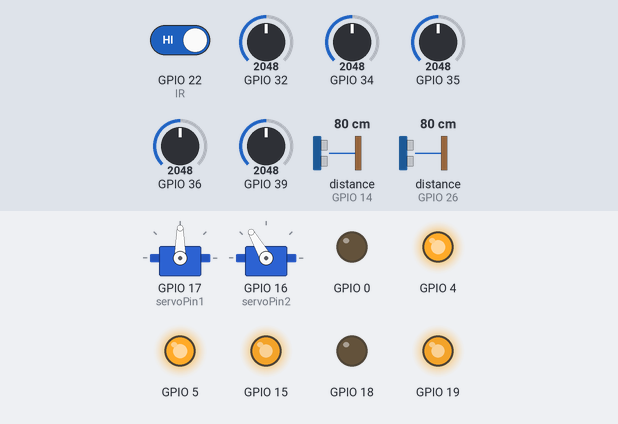
The sketch below on a simulated ESP32. On the bench: 2 × servo, output pins drawn as LEDs (lit = HIGH). Wiring (inferred from the names in the program): 2 × ultrasonic range finder: trigger GPIO 25, echo GPIO 26 / trigger GPIO 27, echo GPIO 14. Dashed ring = blinking. The test bench sets the inputs (shaded band); at power-on: GPIO 22 (IR) HIGH, distance to the obstacle (sensors on GPIO 26, GPIO 14) 80 cm, GPIO 32 = 2048, GPIO 34 = 2048, GPIO 35 = 2048, GPIO 36 = 2048, GPIO 39 = 2048. The echo pulse lasts 58.3 µs per cm; pins used as bus, display or sensor lines are not drawn.

Above: at 5.7 s.
5.8 s: GPIO 22 (IR) driven LOW
At 6.3 s:
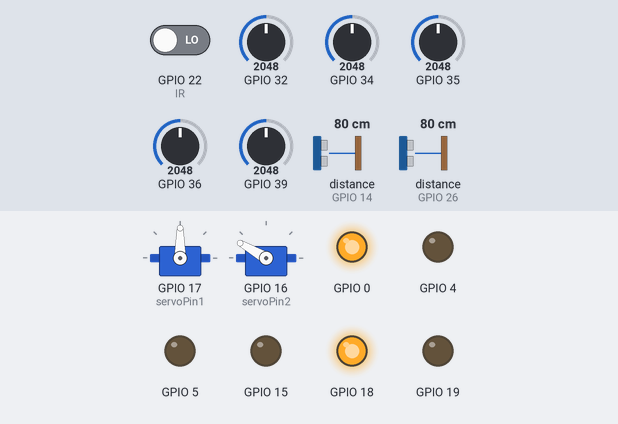
8.8 s: GPIO 22 (IR) driven HIGH
At 9.6 s:
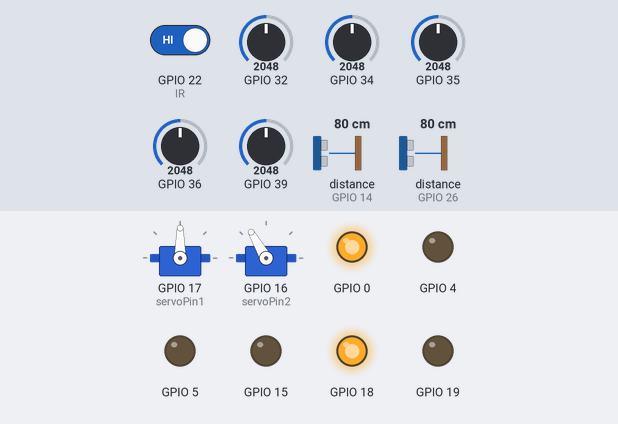
11.3 s: distance to the obstacle (sensor on GPIO 26) set to 43 cm
12.8 s: distance to the obstacle (sensor on GPIO 26) set to 38 cm
At 12.86 s:
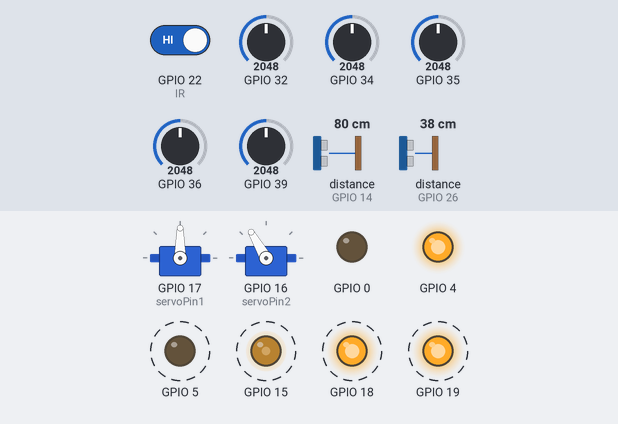
15.8 s: distance to the obstacle (sensor on GPIO 26) set to 32 cm
18.8 s: distance to the obstacle (sensor on GPIO 26) set to 27 cm
At 19.11 s:
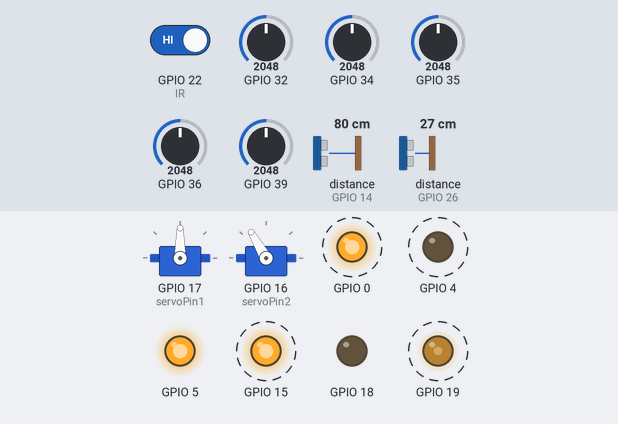
Timing chart, 0 to 22.8 s (numbered marks = the images above; inputs shaded):
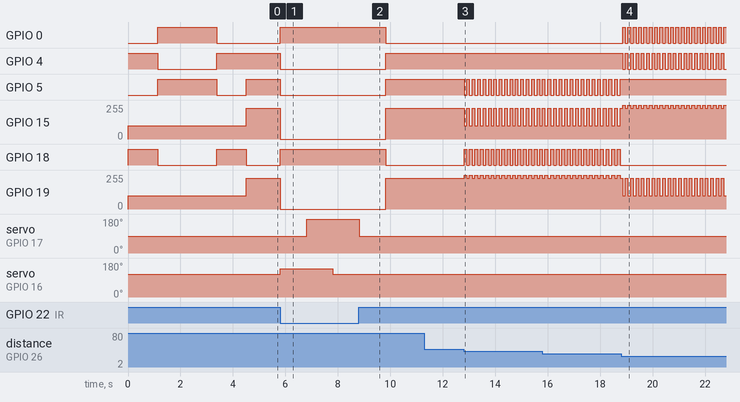

Measured:
- the behaviour switches between 41 and 40 cm on distance to the obstacle (sensor on GPIO 26) (found by bisection; images 2 and 3)
- the behaviour switches between 31 and 30 cm on distance to the obstacle (sensor on GPIO 26) (found by bisection; images 3 and 4)
- after the input at 5.8 s, GPIO 0, GPIO 18: LOW → HIGH at once; GPIO 4, GPIO 5: HIGH → LOW at once; GPIO 15, GPIO 19: 229/255 → 0/255 at once; servo on GPIO 17 (servoPin1): 90° → 180° after 1.0 s; servo on GPIO 16 (servoPin2): 120° → 150° at once, → 120° 2.0 s later
- after the input at 8.8 s, GPIO 0, GPIO 18: HIGH → LOW after 1.0 s; GPIO 4, GPIO 5: LOW → HIGH after 1.0 s; GPIO 15, GPIO 19: 0/255 → 229/255 after 1.0 s; servo on GPIO 17 (servoPin1): goes on until 8.8 s, then stays 90°; servo on GPIO 16 (servoPin2): stays 120° (without the input it goes to 150° after 1.0 s)
- after the input at 11.3 s, every drawn part: stays the same
- after the input at 12.8 s, GPIO 5: alternates HIGH for 0.10 s and LOW for 0.11 s, starting at once; GPIO 15: alternates 229/255 for 0.10 s and 100/255 for 0.11 s, starting at once; GPIO 18: alternates HIGH for 0.11 s and LOW for 0.10 s, starting at once; GPIO 19: alternates 255/255 for 0.11 s and 229/255 for 0.10 s, starting at once
- after the input at 18.8 s, GPIO 0: alternates HIGH for 0.11 s and LOW for 0.09 s, starting after 0.06 s; GPIO 4: alternates HIGH for 0.09 s and LOW for 0.11 s, starting after 0.06 s; GPIO 5: stops changing and stays HIGH; GPIO 18: stops changing and stays LOW

The sketch:

organized_code.ino
```cpp
#include <QTRSensors.h>
#include <Wire.h>
#include <Adafruit_VL6180X.h>
#include <ESP32Servo.h>

// QTR Sensors
QTRSensors qtr;
const uint8_t SensorCount = 5;
uint16_t sensorValues[SensorCount];

// Servo Motors
Servo servo1, servo2;
const int servoPin1 = 17;
const int servoPin2 = 16;
const int servoDefault1 = 90;
const int servoDefault2 = 120;

// Ultrasonic Sensor Pins
#define TRIG1_PIN 25
#define ECHO1_PIN 26
#define TRIG2_PIN 27
#define ECHO2_PIN 14

// IR Sensors
const int frontIR = 33;
const int IR = 22;

// Motor Configuration
struct MotorPins {
  int in1, in2, enable;
  int pwmChannel;
};
MotorPins motorA = {4, 0, 15, 0};
MotorPins motorB = {5, 18, 19, 1};
const int freq = 500;
const int resolution = 8;

// PID Parameters
const int Kp = 10;
const int Kd = 40;
const int BaseSpeed = 230;
const int MaxSpeed = 255;

// State Variables
bool isActionActiveLeft = false;
bool isBoxPicked = false;
unsigned long actionStartTime = 0;
const unsigned long actionDurationLeftTurn = 1000;
bool isTurning = false;
bool goStraight = false;
bool boxCompleted = false;

// Timing Constants
const unsigned long turnDelay = 100;
const unsigned long turnHoldTime = 100;
const unsigned long straightHoldTime = 100;
unsigned long previousMillis = 0;
unsigned long turnStartMillis = 0;
unsigned long straightStartMillis = 0;

// Target distance to maintain from the left wall
const int targetDistance = 100;  // in mm
int lastError = 0;
int lastErrorMaze = 0;

void setup() {
  Serial.begin(115200);
  setupServos();
  setupMotors();
  setupUltrasonicSensors();
  setupQTRSensor();
  setupIRSensors();
  calibrateQTRSensors();
}

void loop() {
  long distance1 = readUltrasonicDistance(TRIG1_PIN, ECHO1_PIN);
  long distance2 = readUltrasonicDistance(TRIG2_PIN, ECHO2_PIN);

  if (digitalRead(IR) == 0) {
    handleBoxPick();
  } else if (distance1 > 400) {
    lineFollowingLogic(distance1);
  } else if (boxCompleted) {
    mazeNavigationLogic(distance1, distance2);
  }
}

// Setup Functions
void setupServos() {
  servo1.setPeriodHertz(50);
  servo1.attach(servoPin1, 500, 2500);
  servo2.setPeriodHertz(50);
  servo2.attach(servoPin2, 500, 2500);
  resetServos();
}

void setupMotors() {
  setupMotorPins(motorA);
  setupMotorPins(motorB);
}

void setupMotorPins(MotorPins motor) {
  pinMode(motor.in1, OUTPUT);
  pinMode(motor.in2, OUTPUT);
  ledcSetup(motor.pwmChannel, freq, resolution);
  ledcAttachPin(motor.enable, motor.pwmChannel);
}

void setupUltrasonicSensors() {
  pinMode(TRIG1_PIN, OUTPUT);
  pinMode(ECHO1_PIN, INPUT);
  pinMode(TRIG2_PIN, OUTPUT);
  pinMode(ECHO2_PIN, INPUT);
}

void setupQTRSensor() {
  qtr.setTypeAnalog();
  qtr.setSensorPins((const uint8_t[]){36, 39, 34, 35, 32}, SensorCount);
}

void setupIRSensors() {
  pinMode(frontIR, INPUT);
  pinMode(IR, INPUT);
}

void calibrateQTRSensors() {
  for (int i = 0; i < 100; i++) {
    if (i < 25 || i >= 75) {
      moveMotor(motorA, 100, 1);
      moveMotor(motorB, 100, 0);
    } else {
      moveMotor(motorA, 100, 0);
      moveMotor(motorB, 100, 1);
    }
    qtr.calibrate();
    delay(20);
  }
}

void resetServos() {
  servo1.write(servoDefault1);
  servo2.write(servoDefault2);
}

// Movement Functions
void moveMotor(MotorPins motor, int speed, int direction) {
  digitalWrite(motor.in1, direction ? HIGH : LOW);
  digitalWrite(motor.in2, direction ? LOW : HIGH);
  ledcWrite(motor.pwmChannel, speed);
}

void moveMotors(int leftSpeed, int rightSpeed) {
  moveMotor(motorA, leftSpeed, leftSpeed > 0);
  moveMotor(motorB, rightSpeed, rightSpeed > 0);
}

void stopMotors() {
  moveMotor(motorA, 0, 0);
  moveMotor(motorB, 0, 0);
}

// Ultrasonic Functions
long readUltrasonicDistance(int trigPin, int echoPin) {
  digitalWrite(trigPin, LOW);
  delayMicroseconds(2);
  digitalWrite(trigPin, HIGH);
  delayMicroseconds(10);
  digitalWrite(trigPin, LOW);
  return pulseIn(echoPin, HIGH) * 0.34 / 2;
}

// Behavior Functions
void handleBoxPick() {
  stopMotors();
  resetServos();
  // Simulate box picking actions
  servo2.write(150);
  delay(1000);
  servo1.write(180);
  delay(1000);
  servo2.write(120);
  delay(1000);
  servo1.write(90);
  delay(1000);
  boxCompleted = true;
}

void lineFollowingLogic(long distance1) {
  uint16_t position = qtr.readLineBlack(sensorValues);
  int error = position - 2000;
  int motorSpeed = Kp * error + Kd * (error - lastError);
  lastError = error;

  int rightSpeed = constrain(BaseSpeed + motorSpeed, 0, MaxSpeed);
  int leftSpeed = constrain(BaseSpeed - motorSpeed, 0, MaxSpeed);
  moveMotors(leftSpeed, rightSpeed);
}

void mazeNavigationLogic(long distance1, long distance2) {
  if (isTurning) {
    if (millis() - turnStartMillis >= turnHoldTime) {
      isTurning = false;
      goStraight = true;
      straightStartMillis = millis();
    }
    return;
  }

  if (goStraight) {
    if (millis() - straightStartMillis >= straightHoldTime) {
      goStraight = false;
    } else {
      moveMotors(BaseSpeed, BaseSpeed);
      return;
    }
  }

  if (distance1 > 300 || distance2 > 300) {
    turnStartMillis = millis();
    isTurning = true;
    if (distance1 > 300) {
      moveMotors(100, -100);  // Turn left
    } else {
      moveMotors(-100, 100);  // Turn right
    }
    return;
  }

  // Default PID control for maze navigation
  float error = targetDistance - distance1;
  int motorSpeed = Kp * error + Kd * (error - lastErrorMaze);
  lastErrorMaze = error;

  int rightSpeed = constrain(BaseSpeed + motorSpeed, 0, MaxSpeed);
  int leftSpeed = constrain(BaseSpeed - motorSpeed, 0, MaxSpeed);
  moveMotors(leftSpeed, rightSpeed);
}
```
